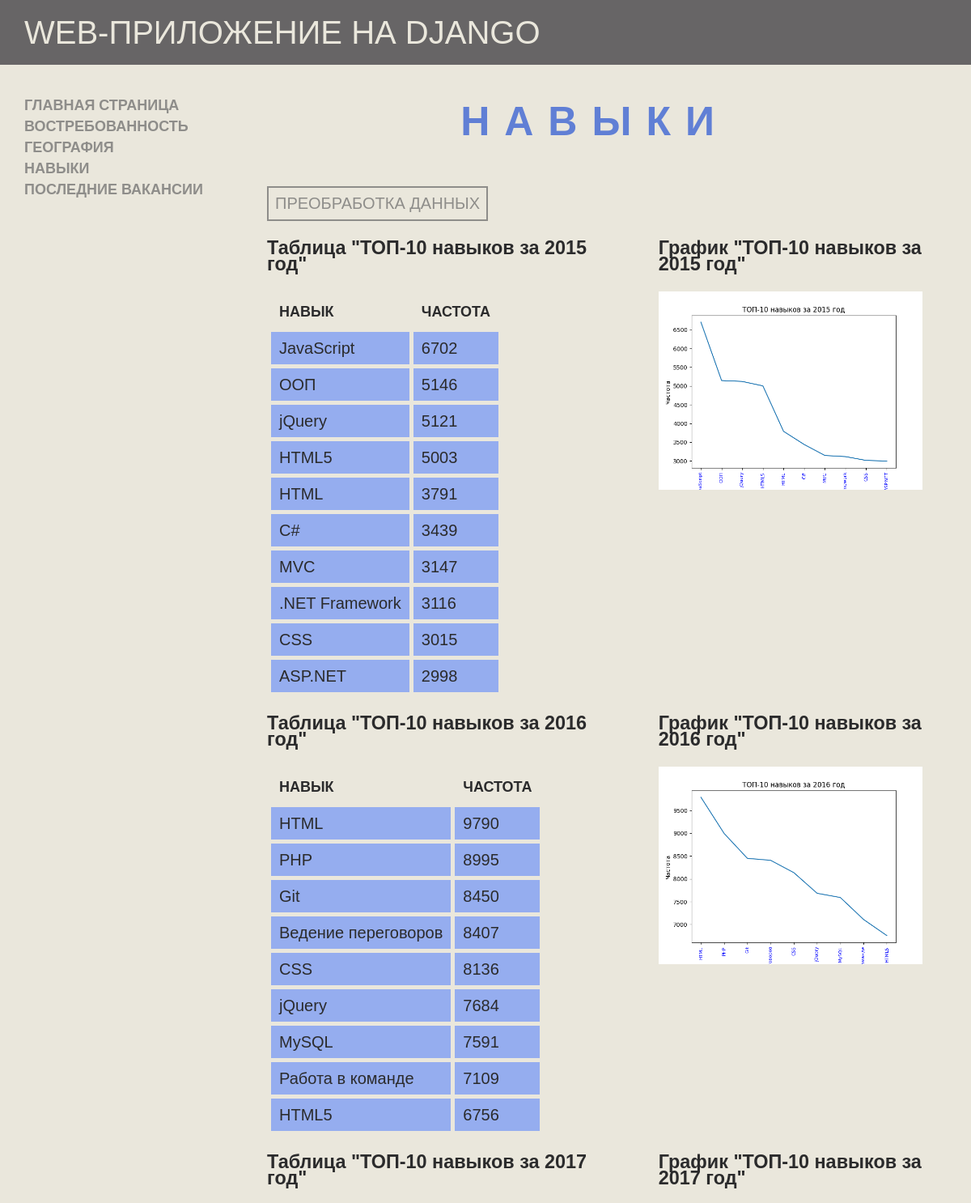
The page /programmer/skills/ (upper part) on the database its author committed.
### php_programmer/models.py (models this page shows)
class Skills_year(models.Model):
    year = models.CharField(verbose_name='Год', max_length=4, blank=False)
    skills_frequency = models.ForeignKey(Skills_frequency, verbose_name='Навыки', default=None, on_delete=models.CASCADE)
    class Meta:
        verbose_name = 'Навыки по годам'
        verbose_name_plural = 'Навыки по годам'

class Skills_frequency(models.Model):
    skill = models.CharField(verbose_name='Навык', max_length=100, blank=False)
    frequency = models.IntegerField(verbose_name='Частота', blank=False)
    class Meta:
        verbose_name = 'Навыки'
        verbose_name_plural = 'Навыки'

### php_programmer/views.py (the view, shortened to what this page needs)
# urls.py: path('skills/', views.SkillsView.as_view(), name='skills'),
class SkillsView(View): # skills_by_year
    def get(self, request: WSGIRequest):
        context = {}
        skills_year = Skills_year.objects.order_by('year')
        if not skills_year:
            return render(request, 'php_programmer/skills.html', context)
        year = skills_year[0].year
        lst = []
        data = []
        for skill_year in skills_year:
            if year == skill_year.year:
                lst.append((skill_year.skills_frequency.skill,skill_year.skills_frequency.frequency))
            else:
                lst.sort(key=lambda x: x[1], reverse=True)
                data.append((year, lst, f'images/skill_{year}.png'))
                lst = []
                year = skill_year.year
        lst.sort(key=lambda x: x[1], reverse=True)
        data.append((year, lst, f'images/skill_{year}.png'))
        for d in data:
            fig, ax = plt.subplots()
            ax.set_xticklabels([x[0] for x in d[1]], fontsize=8, color='b', rotation=90)
            plt.title(f'ТОП-10 навыков за {d[0]} год')
            plt.xlabel('Навык')
            plt.ylabel('Частота')
            plt.plot([x[0] for x in d[1]], [x[1] for x in d[1]])
            fig.savefig(f'php_programmer/static/{d[2]}')
        context['data'] = data
        return render(request, 'php_programmer/skills.html', context)

### php_programmer/templates/php_programmer/skills.html (shortened to what this page needs)
<!DOCTYPE html>
{% load static %}
<html lang="en">
<head>
    <link rel="stylesheet" href="{% static 'css/normalize.css'%}" type="text/css">
    <link rel="stylesheet" href="https://cdn.jsdelivr.net/npm/swiper@8/swiper-bundle.min.css" type="text/css">
    <link rel="stylesheet" href="{% static 'css/style.css'%}" type="text/css">
</head>
<body>
    <header class="header header_museum">
        <span class="header_title">WEB-приложение на Django</span>
        <ul class="left-list list list-reset">
            <li class="list_item"><a href="/programmer/">Главная страница</a></li>
            <li class="list_item"><a href="../demand/">Востребованность</a></li>
            <li class="list_item"><a href="../geography/">География</a></li>
            <li class="list_item"><a href="../skills/">Навыки</a></li>
            <li class="list_item"><a href="../latest_vacancies/">Последние вакансии</a></li>
        </ul>
    </header>
    <main class="main">
        <section id="dynamics" class="dynamics">
            <div class="container dynamics_container">
                <h2 class="title table_title">Навыки</h2>
                <form action=" " method="post" class="" enctype="multipart/form-data">
                    <button type="submit" value="1" name="data_analysis" class="btn btn_pink">Преобработка данных</button>
                </form>
                {% for d in data %}
                <div class="dynamics_content" style="display: flex;">
                    <div class="dynamics_left" style="margin-right: 80px;">
                        <h3>Таблица "ТОП-10 навыков за {{ d.0 }} год"</h3>
                        <table class="dynamics__table">
                            <tr class="dynamics__table_tr">
                                <th class="dynamics__table_th">Навык</th>
                                <th class="dynamics__table_th">Частота</th>
                            </tr>
                            {% for t in d.1 %}
                            <tr class="dynamics__table_tr">
                                <td class="dynamics__table_td">{{ t.0 }}</td>
                                <td class="dynamics__table_td">{{ t.1 }}</td>
                            </tr>
                            {% endfor %}
                        </table>
                    </div>
                    <div class="dynamics_graph">
                        <h3>График "ТОП-10 навыков за {{ d.0 }} год"</h3>
                        <img src='{% static d.2 %}' alt="данные для граыика отсутствуют">
                    </div>
                </div>
                {% endfor %}
            </div>
        </section>
    </main>
</body>
</html>

### php_programmer/static/css/style.css (style rules this page uses)
html { box-sizing: border-box; }
*, *::before, *::after { box-sizing: inherit; }
img { max-width: 100%; }
a { color: inherit; text-decoration: none; }
:root { --color-light: #EAE7DC; --color-dark: #2b2b2c ; --color-blue: #607fd5; --color-blue-light: #95adef; --color-grey: #8E8D8A; --color-grey-light: #c6c6c6; --color-grey-dark: #676566; }
body { font-family: sans-serif; position: relative; background-color: var(--color-light); color: var(--color-dark); font-size: 20px; line-height: 20px; }
.main { background-color: var(--color-light); margin-left: 270px; padding: 120px 60px; position: relative; min-height: 800px; }
.header { position: fixed; top: 0; display: flex; z-index: 100; padding: 30px; width: 100%; background-color: var(--color-grey-dark); }
.header_title { color: var(--color-light); text-transform: uppercase; padding-right: 140px; font-size: 40px; }
.list-reset { padding: 0; margin: 0; list-style: none; }
.list { text-transform: uppercase; color: var(--color-grey); font-size: 18px; font-weight: 600; }
.list_item { margin-bottom: 6px; transition: color .3s ease-in-out; }
.left-list { top: 120px; position: fixed; }
.btn { border: none; padding: 0; background-color: transparent; cursor: pointer; }
.btn_pink { text-transform: uppercase; padding: 8px; color: var(--color-grey); border: 2px solid var(--color-grey); transition: background-color .3s ease-in-out, color .3s ease-in-out, border .3s ease-in-out; }
.title { text-align: center; letter-spacing: 18px; margin: 0; padding: 20px; margin-bottom: 50px; font-size: 50px; text-transform: uppercase; color: var(--color-blue); }
.dynamics_content { display: flex; }
.dynamics__table { background-color: var(--color-light); text-align: left; border-collapse: separate; border-spacing: 5px; }
.dynamics__table_th { font-size: 18px; padding: 10px; text-transform: uppercase; }
.dynamics__table_td { background-color: var(--color-blue-light); padding: 10px; }
.dynamics_graph { width: 45%; }

### rows shown on the page
Skills_year: year "2015", year "2015"
Skills_frequency: skill "JavaScript"
Skills_frequency: skill "ООП"
Skills_frequency: skill "jQuery"
Skills_frequency: skill "HTML5"
Skills_frequency: skill "HTML"
Skills_frequency: skill "C#"
Skills_frequency: skill "MVC"
Skills_frequency: skill ".NET Framework"
Skills_frequency: skill "CSS"
Skills_frequency: skill "ASP.NET"
Skills_year: year "2016", year "2016"
Skills_frequency: skill "HTML"
Skills_frequency: skill "PHP"
Skills_frequency: skill "Git"
Skills_frequency: skill "Ведение переговоров"
Skills_frequency: skill "CSS"
Skills_frequency: skill "jQuery"
Skills_frequency: skill "MySQL"
Skills_frequency: skill "Работа в команде"
Skills_frequency: skill "HTML5"
Skills_year: year "2017", year "2017"

### other values the page prints
{{ t.1 }} "6702" "5146" "5121" "5003" "3791" "3439" "3147" "3116" "3015" "2998" "9790" "8995" "8450" "8407" "8136" "7684" "7591" "7109" "6756"
